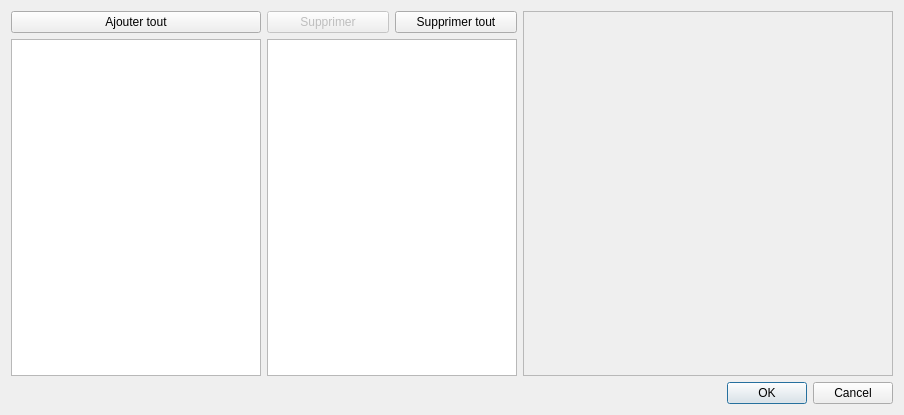
<?xml version="1.0" encoding="UTF-8"?>
<ui version="4.0">
 <class>CTG_ConfigurableElementsSelector</class>
 <widget class="QDialog" name="CTG_ConfigurableElementsSelector">
  <property name="geometry">
   <rect>
    <x>0</x>
    <y>0</y>
    <width>904</width>
    <height>415</height>
   </rect>
  </property>
  <property name="windowTitle">
   <string>Configuration</string>
  </property>
  <layout class="QVBoxLayout" name="verticalLayout">
   <item>
    <layout class="QGridLayout" name="gridLayout">
     <item row="0" column="0">
      <widget class="QPushButton" name="pushButtonAddAll">
       <property name="maximumSize">
        <size>
         <width>16777215</width>
         <height>16777215</height>
        </size>
       </property>
       <property name="text">
        <string>Ajouter tout</string>
       </property>
      </widget>
     </item>
     <item row="1" column="1" colspan="2">
      <widget class="QListWidget" name="listWidgetSelected">
       <property name="minimumSize">
        <size>
         <width>250</width>
         <height>0</height>
        </size>
       </property>
       <property name="maximumSize">
        <size>
         <width>250</width>
         <height>16777215</height>
        </size>
       </property>
      </widget>
     </item>
     <item row="1" column="0">
      <widget class="QListWidget" name="listWidgetAvailable">
       <property name="minimumSize">
        <size>
         <width>250</width>
         <height>0</height>
        </size>
       </property>
       <property name="maximumSize">
        <size>
         <width>250</width>
         <height>16777215</height>
        </size>
       </property>
      </widget>
     </item>
     <item row="0" column="1">
      <widget class="QPushButton" name="pushButtonRemove">
       <property name="enabled">
        <bool>false</bool>
       </property>
       <property name="text">
        <string>Supprimer</string>
       </property>
      </widget>
     </item>
     <item row="0" column="2">
      <widget class="QPushButton" name="pushButtonRemoveAll">
       <property name="text">
        <string>Supprimer tout</string>
       </property>
      </widget>
     </item>
     <item row="0" column="3" rowspan="2">
      <widget class="QScrollArea" name="scrollAreaConfiguration">
       <property name="widgetResizable">
        <bool>true</bool>
       </property>
       <widget class="QWidget" name="scrollAreaWidgetContents">
        <property name="geometry">
         <rect>
          <x>0</x>
          <y>0</y>
          <width>370</width>
          <height>364</height>
         </rect>
        </property>
        <layout class="QVBoxLayout" name="verticalLayout_2"/>
       </widget>
      </widget>
     </item>
    </layout>
   </item>
   <item>
    <widget class="QDialogButtonBox" name="buttonBox">
     <property name="orientation">
      <enum>Qt::Horizontal</enum>
     </property>
     <property name="standardButtons">
      <set>QDialogButtonBox::Cancel|QDialogButtonBox::Ok</set>
     </property>
    </widget>
   </item>
  </layout>
 </widget>
 <resources/>
 <connections>
  <connection>
   <sender>buttonBox</sender>
   <signal>accepted()</signal>
   <receiver>CTG_ConfigurableElementsSelector</receiver>
   <slot>accept()</slot>
   <hints>
    <hint type="sourcelabel">
     <x>248</x>
     <y>254</y>
    </hint>
    <hint type="destinationlabel">
     <x>157</x>
     <y>274</y>
    </hint>
   </hints>
  </connection>
  <connection>
   <sender>buttonBox</sender>
   <signal>rejected()</signal>
   <receiver>CTG_ConfigurableElementsSelector</receiver>
   <slot>reject()</slot>
   <hints>
    <hint type="sourcelabel">
     <x>316</x>
     <y>260</y>
    </hint>
    <hint type="destinationlabel">
     <x>286</x>
     <y>274</y>
    </hint>
   </hints>
  </connection>
 </connections>
</ui>
